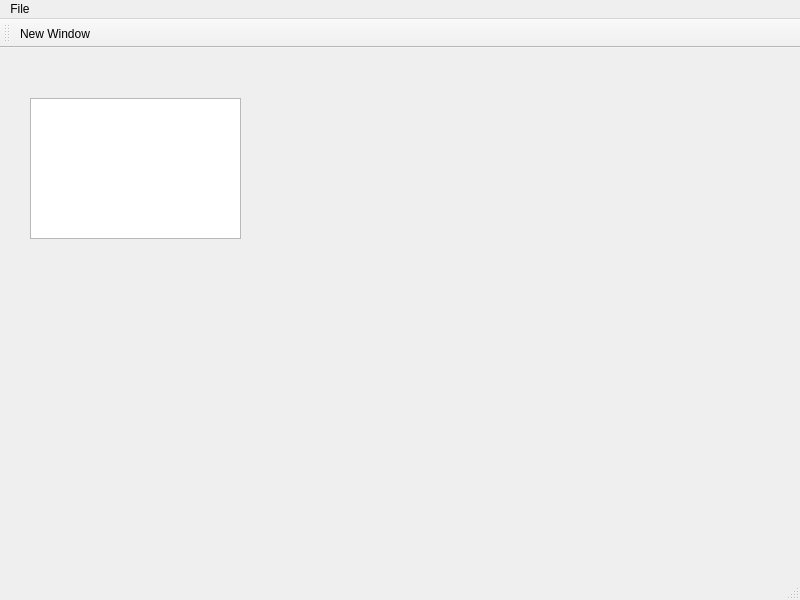
<?xml version="1.0" encoding="UTF-8"?>
<ui version="4.0">
 <class>MainWindow</class>
 <widget class="QMainWindow" name="MainWindow">
  <property name="geometry">
   <rect>
    <x>0</x>
    <y>0</y>
    <width>800</width>
    <height>600</height>
   </rect>
  </property>
  <property name="windowTitle">
   <string>MainWindow</string>
  </property>
  <widget class="QWidget" name="centralwidget">
   <widget class="QPlainTextEdit" name="plainTextEdit">
    <property name="geometry">
     <rect>
      <x>30</x>
      <y>50</y>
      <width>211</width>
      <height>141</height>
     </rect>
    </property>
   </widget>
  </widget>
  <widget class="QMenuBar" name="menubar">
   <property name="geometry">
    <rect>
     <x>0</x>
     <y>0</y>
     <width>800</width>
     <height>21</height>
    </rect>
   </property>
   <widget class="QMenu" name="menuFile">
    <property name="title">
     <string>File</string>
    </property>
    <addaction name="actionNew_Window"/>
   </widget>
   <addaction name="menuFile"/>
  </widget>
  <widget class="QStatusBar" name="statusbar"/>
  <widget class="QToolBar" name="toolBar">
   <property name="windowTitle">
    <string>toolBar</string>
   </property>
   <attribute name="toolBarArea">
    <enum>TopToolBarArea</enum>
   </attribute>
   <attribute name="toolBarBreak">
    <bool>false</bool>
   </attribute>
   <addaction name="actionNew_Window"/>
  </widget>
  <action name="actionNew_Window">
   <property name="text">
    <string>New Window</string>
   </property>
  </action>
 </widget>
 <resources/>
 <connections/>
</ui>
